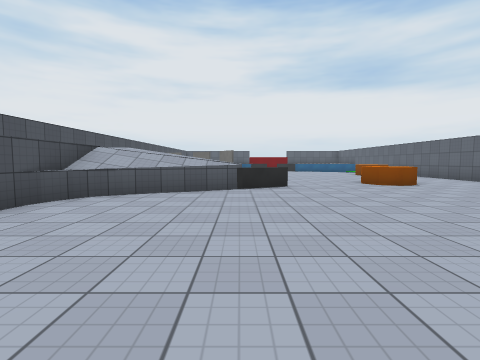
[1] (above)

14 first-person views from a walk through a Unity game level. The camera is 1.3 m above the floor, tilts 4° down and sees 85° across. The floor is counted in squares, 2 m on a side. Each view is taken from the middle of a square. On the plan, view 1 faces up. The plan holds only what a view shows up to about 9 squares ahead; the rest is blank. Surface patterns are stand-ins for the level's own textures.

[2]
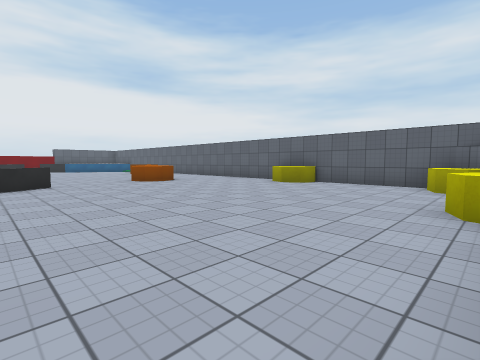

[3]
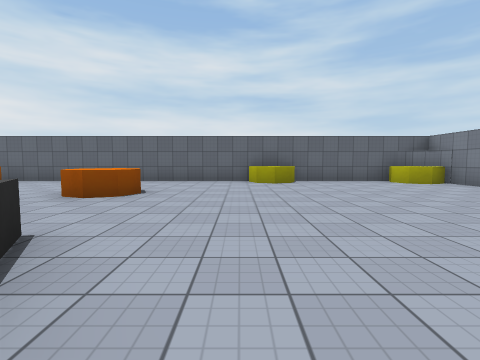

[4]
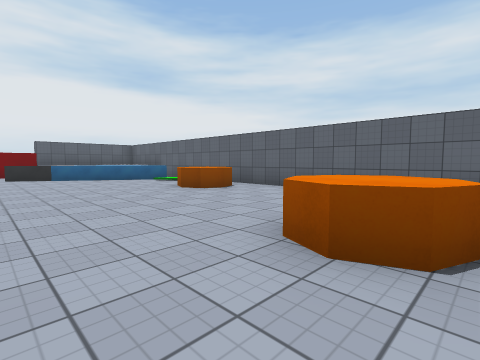

[5]
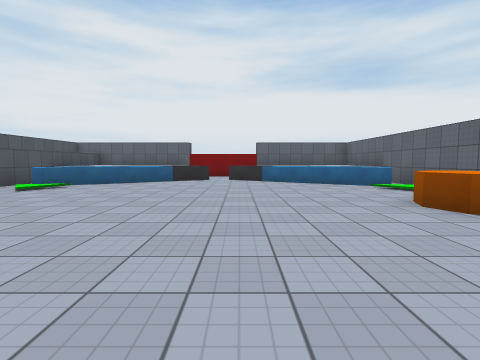

[6]
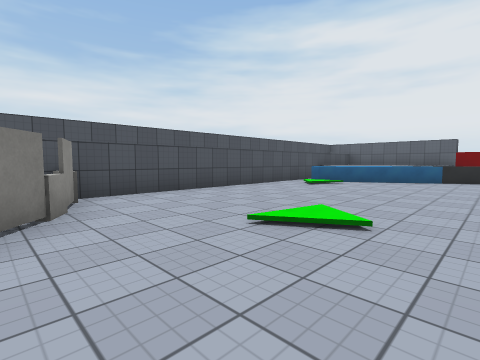

[7]
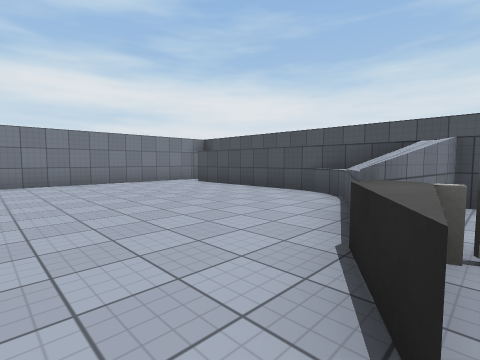

[8]
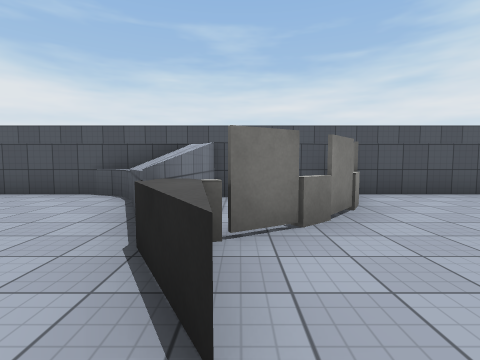

[9]
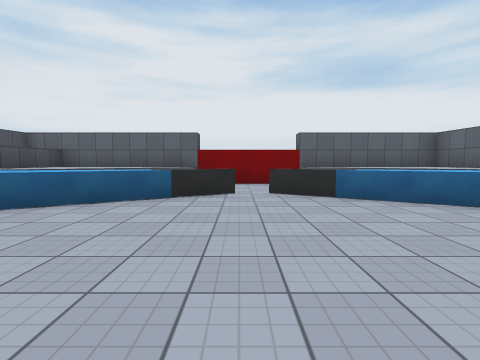

[10]
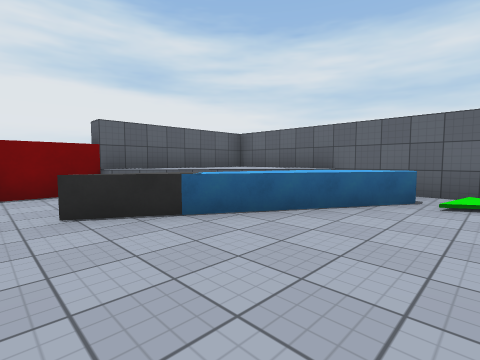

[11]
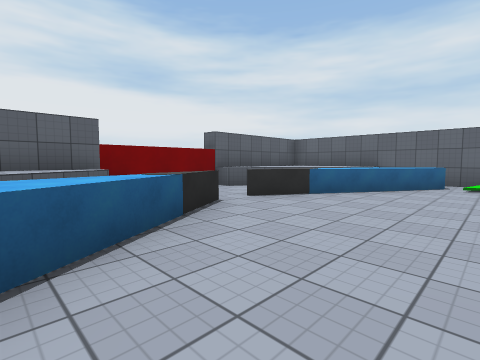

[12]
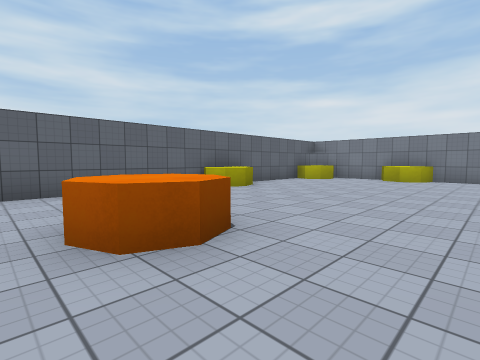

[13]
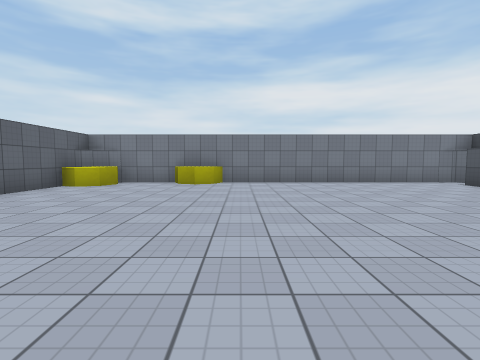

[14]
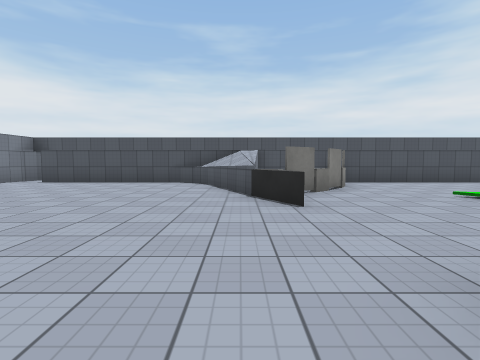

### Floor plan
Key: @ floor where view 1 was taken; # wall or solid block; . floor; = window, fence, low wall or low ledge; ^ raised ledge; O other object.
Columns run from 4 left of view 1 to 8 right of it. Each row starts with its distance up from view 1.
 20  ^^^^   ^^^^#
 19  ^^^  ..  ^^#
 18  #^^OOOOO^.^#
 17  #^^^...#^^^#
 16  #^........^#
 15  #..........#
 14  #..........#
 13  #........^^#
 12  #........^.#
 11  #..........#
 10  #..........#
  9  OO.........#
  8  ##O....^^..#
  7  ###OO..^...#
  6  ##^O.......#
  5  #..........#
  4  #.........^#
  3  #..........#
  2  #..........#
  1  #..........#
  0 ##..@......^#
 -1 #.......==.##
 -2 ############

Positions as (right, up) in squares from view 1, and headings:
1: (0, 0), facing up
2: (0, -1), facing up-right
3: (-1, 5), facing right
4: (2, 7), facing up-right
5: (3, 9), facing up
6: (2, 8), facing up-left
7: (2, 7), facing down-left
8: (2, 7), facing left
9: (2, 13), facing up
10: (2, 15), facing up-right
11: (-1, 15), facing up-right
12: (2, 9), facing down-right
13: (3, 7), facing down
14: (5, 6), facing left
